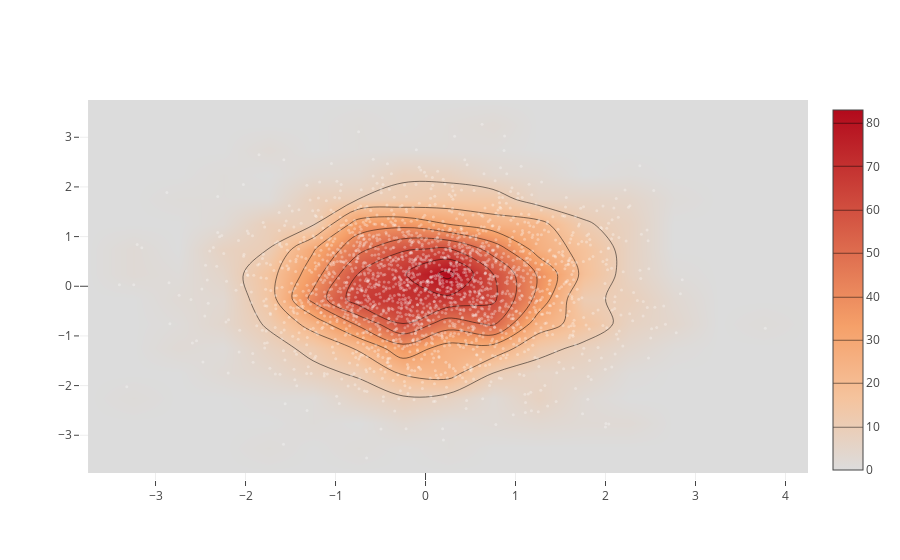

Notebook code cell kept with this figure:
### Code cell
import plotly.graph_objs as go
import numpy as np

x = np.random.randn(2000)
y = np.random.randn(2000)
iplot([go.Histogram2dContour(x=x, y=y, contours=dict(coloring='heatmap')),
       go.Scatter(x=x, y=y, mode='markers', marker=dict(color='white', size=3, opacity=0.3))], show_link=False)

### Figure 1 — Plotly figure (JSON) as saved in the notebook; plotly's stock layout.template omitted (floating-point values rounded to 4 significant figures; data arrays with more than 128 entries replaced by an {"elided": "..."} marker saying what was removed)
{"data": [{"contours": {"coloring": "heatmap"}, "type": "histogram2dcontour", "uid": "ff7c2ef4-d622-11e8-aaaa-7e00c489cd01", "x": {"elided": "2000 float values"}, "y": {"elided": "2000 float values"}}, {"marker": {"color": "white", "opacity": 0.3, "size": 3}, "mode": "markers", "type": "scatter", "uid": "ff7c30ca-d622-11e8-aeb2-7e00c489cd01", "x": {"elided": "2000 float values"}, "y": {"elided": "2000 float values"}}], "layout": {}}
